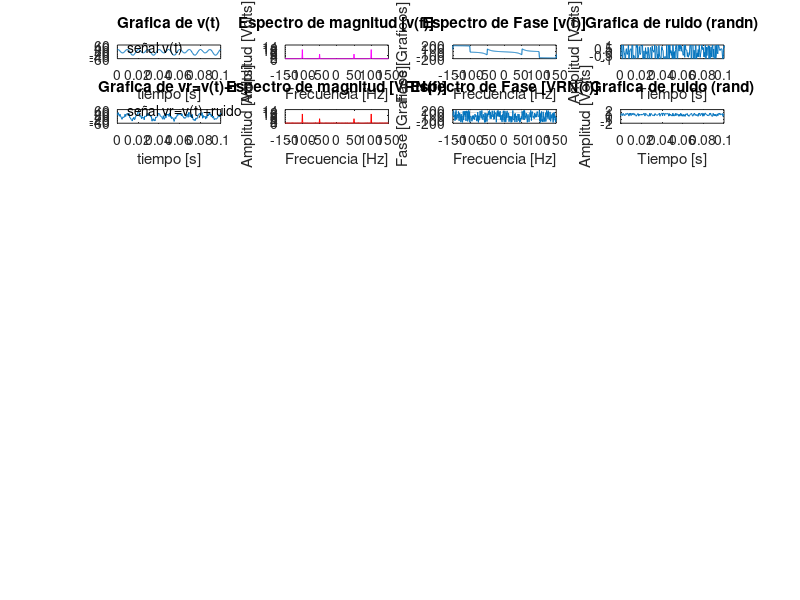

Here is the MATLAB script that generated this plot: (Note: this script raises an error after producing the figure.)
%Ejercicio 2
f1= 100; %Frecuencia de la señal coseno
f2= 50; %Frecuencia de la señal seno
%fs= 2* f1; %Frecuencia de muestreo que es 2 veces la frecuencia max.
%fs= 5* f1; %Frecuencia de muestreo que es 5 veces la frecuencia max.
fs= 20* f1; %Frecuencia de muestreo que es 20 veces la frecuencia max.
ts= 1/fs; %Tiempo de muestreo=inverso de la frecuencia
t = 0:ts:1; %Tiempo, 0, espacionamiento de ts
v= 20*cos(2*pi*f1*t)+10*sin(2*pi*f2*t); %Señal v(t)
figure('Position', [100, 100, 1200, 800]);
subplot(8,4,1) 
plot(t,v); %Grafica de v(t)
axis([0 0.1 -60 60])
title('Grafica de v(t)');
xlabel('tiempo [s]');
text(0.01,35,'señal v(t)')

%Para la señal de ruido
r= randn(size(t));
vr= v+10*r; %Señal vr(t)
subplot(8,4,5) 
plot(t,vr); %Grafica de vr(t) en dominio de tiempo
axis([0 0.1 -60 60])
title('Grafica de vr=v(t)+r');
xlabel('tiempo [s]');
text(0.01,45,'señal vr=v(t)+ruido')


% **** Programa  1.b *****
% Ejercicio 3
N=length(v);
f=-fs/2:fs/(N-1):fs/2; %Para el espectro de magnitud v(f)
vf=(1/N)*fftshift(fft(v));
subplot(8,4,2)
plot(f,abs(vf),'m') %Grafica para v
axis([-150 150 0 15])
title('Espectro de magnitud [v(f)]');
xlabel('Frecuencia [Hz]');
ylabel('Amplitud [Volts]');

vrf=(1/N)*fftshift(fft(vr)); %Para el espectro de magnitud vr(f)
subplot(8,4,6)    
plot(f,abs(vrf),'r') %Grafica para vr
axis([-150 150 0 15])
title('Espectro de magnitud [VRN(f)]');
xlabel('Frecuencia [Hz]');
ylabel('Amplitud [Volts]');


% **** Programa  1.c *****
% Ejercicio 4
subplot(8,4,3)   
plot(f,angle(vf)*180/pi);
axis([-150 150 -200 200])
title('Espectro de Fase [v(f)]');
xlabel('Frecuencia [Hz]');
ylabel('Fase [Graficos]');

%ultima grafica en total 6
subplot(8,4,7) %semodifico para cambiar el orden de las graficas
plot(f,angle(vrf)*180/pi);
axis([-150 150 -200 200])
title('Espectro de Fase [VRN(f)]');
xlabel('Frecuencia [Hz]');
ylabel('Fase [Graficos]');
grid

%Programa  1.d
% Ejercicio 6
subplot(8,4,4)     %En el caso de randn
plot(t,r)  
%axis([0 0.1 -2 2]);
axis([0 0.1 -1 1]);    %se modifco para que sea más parecido a la grafica del manual
title('Grafica de ruido (randn)');
xlabel('Tiempo [s]');
ylabel('Amplitud [Volts]');
r=rand(size(t)); 

subplot(8,4,8)   %En el caso de rand
plot(t,r) 
axis([0 0.1 -2 2]);
title('Grafica de ruido (rand)');
xlabel('Tiempo [s]');
ylabel('Amplitud [Volts]');

set(gcf, 'LooseInset', get(gcf, 'TightInset') + [0.05, 0.05, 0.05, 0.05])
%modificar el tamaño de las imagenes

%La salida sera de 4 figuras con las respectivas graficas

